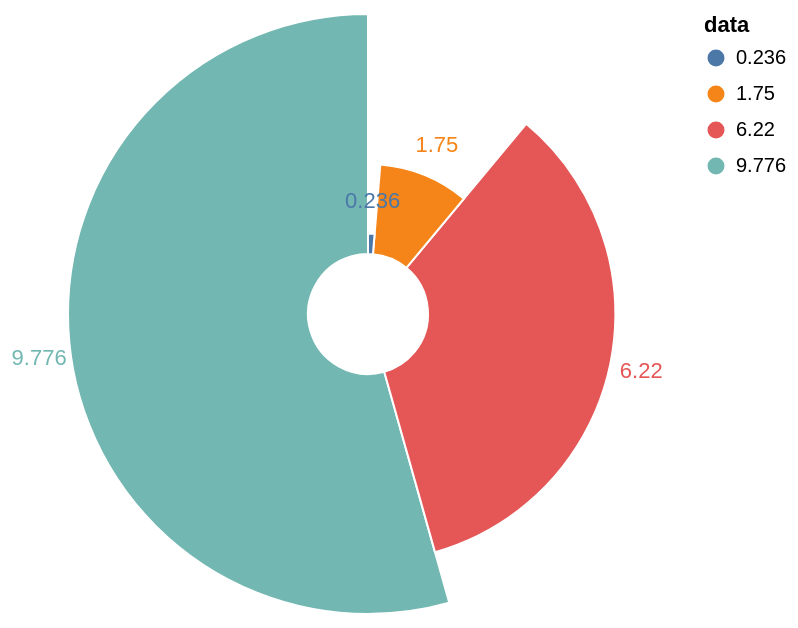

Source (Vega-Lite JSON):
### Vega-Lite specification from a JSON file in a GitHub repository (floating-point values rounded to 4 significant figures)
{"$schema": "https://vega.github.io/schema/vega-lite/v5.json", "description": "A simple radial chart with embedded data.", "height": 300, "width": "container", "data": {"values": [9.776, 6.22, 1.75, 0.236]}, "layer": [{"mark": {"type": "arc", "innerRadius": 30, "stroke": "#fff", "tooltip": true}, "encoding": {"detail": {"field": "country"}}}, {"mark": {"type": "text", "radiusOffset": 16}, "encoding": {"text": {"field": "data", "type": "quantitative"}}}], "encoding": {"theta": {"field": "data", "type": "quantitative", "stack": true}, "radius": {"field": "data", "scale": {"type": "sqrt", "zero": true, "rangeMin": 20}}, "color": {"field": "data", "type": "nominal", "legend": true}}, "config": {"view": {"stroke": "transparent"}}}
